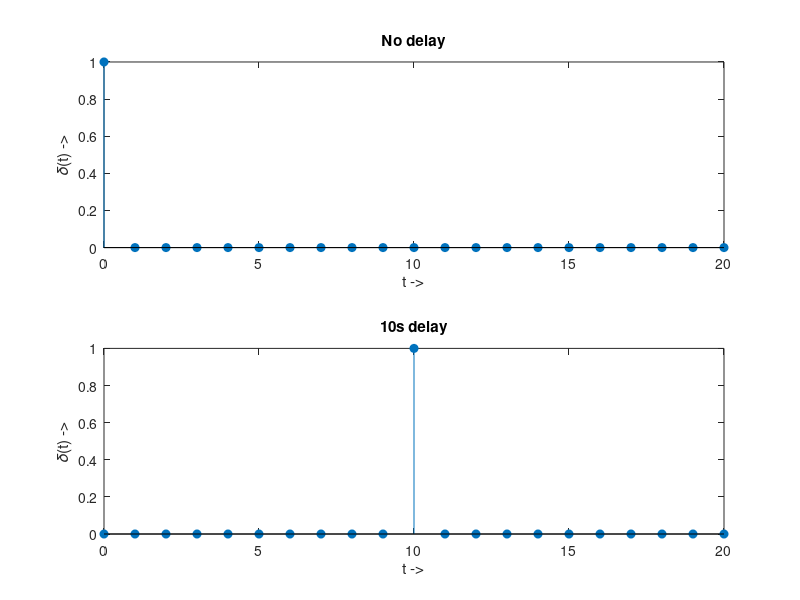

MATLAB code to generate this figure:
clc; %clearing console

t = 0:1:20;
delay = 10;

y = [ones(1,1) zeros(1, 20)];
yD = [zeros(1, delay) ones(1,1) zeros(1, 20 - delay)];

subplot(211), stem(t, y, "filled");
title("No delay");
xlabel("t ->");
ylabel("𝛿(t) ->");

subplot(212), stem(t, yD, "filled");
title("10s delay");
xlabel("t ->");
ylabel("𝛿(t) ->");